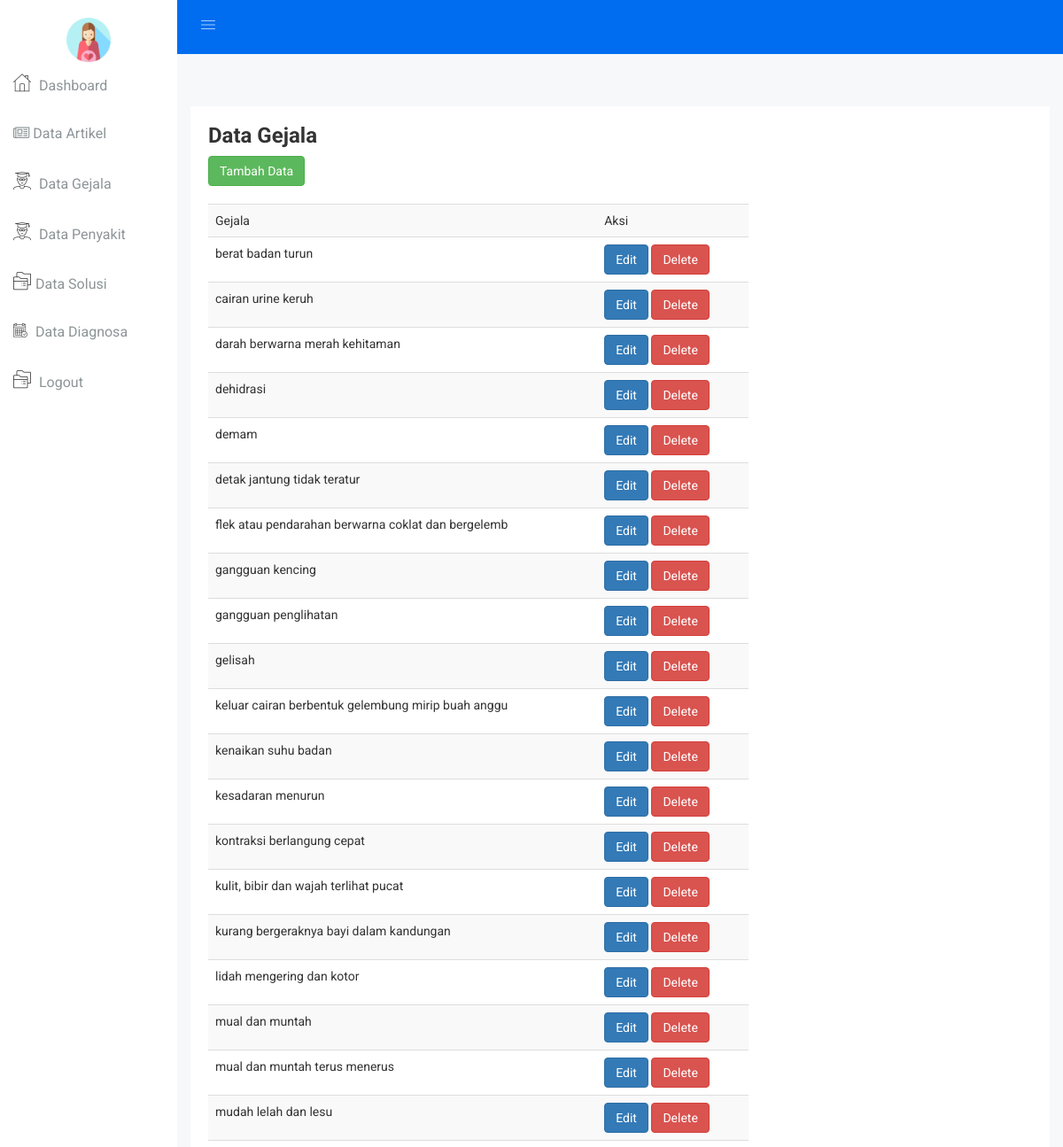
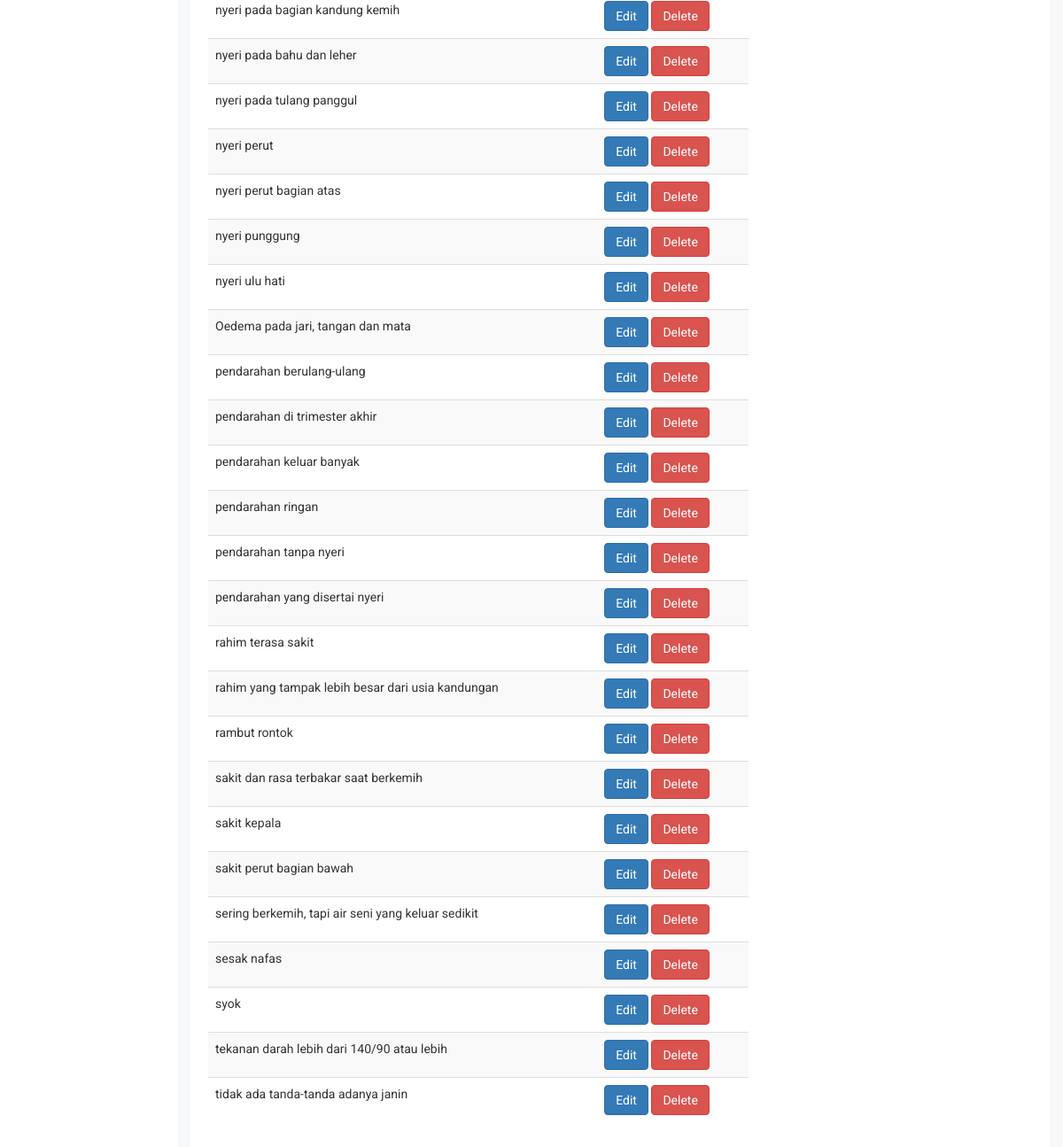
The app's page /gejala.php (signed in) with its own data (2 pictures, top to bottom).
### tables this page shows
CREATE TABLE `tb_gejala` (
  `id_gejala` int(7) NOT NULL,
  `gejala` varchar(50) NOT NULL
);

### gejala.php (the view, shortened to what this page needs)
<?php
    include 'header.php';
    $sql = "SELECT * FROM tb_gejala";
    $query = mysqli_query($con,$sql);
?>
<div class="product-sales-area mg-tb-30">
<div class="container-fluid">
    <div class="row">
        <div class="col-lg-12 col-md-12 col-sm-12 col-xs-12">
            <div class="product-sales-chart">
                <div class="portlet-title">
                    <div class="row">
                        <div class="col-lg-8 col-md-8 col-sm-8 col-xs-12">
                            <div class="caption pro-sl-hd">
                                <h3>Data Gejala</h3>
                            </div>
                            <a href="form_input_gejala.php">
                                <button class="btn btn-success">Tambah Data</button>
                            </a>
                            <br><br>
                            <table class="table table-responsive table-hover table-striped">
                                <tr>
                                    <td>Gejala</td>
                                    <td>Aksi</td>
                                </tr>
                                <?php while($data = mysqli_fetch_array($query)) : ?>
                                    <tr>
                                        <td><?= $data['gejala'] ?></td>
                                        <td>
                                            <a href="form_edit_gejala.php?id=<?= $data['id_gejala'] ?>">
                                                <button class="btn btn-primary">Edit</button>
                                            </a>
                                            <a href="delete_gejala.php?id=<?= $data['id_gejala'] ?>">
                                                <button onClick='return konfirmasi()' class="btn btn-danger">Delete</button>
                                            </a>
                                        </td>
                                    </tr>
                                <?php endwhile; ?>
                            </table>
                        </div>
                    </div>
                </div>
            </div>
        </div>
    </div>
</div>
</div>
<?php include 'footer.php'; ?>

### header.php (shortened to what this page needs)
<!doctype html>
<html class="no-js" lang="en">
<head>
    <link rel="stylesheet" href="css/bootstrap.min.css">
    <link rel="stylesheet" href="css/font-awesome.min.css">
    <link rel="stylesheet" href="css/owl.carousel.css">
    <link rel="stylesheet" href="css/owl.theme.css">
    <link rel="stylesheet" href="css/owl.transitions.css">
    <link rel="stylesheet" href="css/animate.css">
    <link rel="stylesheet" href="css/normalize.css">
    <link rel="stylesheet" href="css/meanmenu.min.css">
    <link rel="stylesheet" href="css/main.css">
    <link rel="stylesheet" href="css/educate-custon-icon.css">
    <link rel="stylesheet" href="css/morrisjs/morris.css">
    <link rel="stylesheet" href="css/scrollbar/jquery.mCustomScrollbar.min.css">
    <link rel="stylesheet" href="css/metisMenu/metisMenu.min.css">
    <link rel="stylesheet" href="css/metisMenu/metisMenu-vertical.css">
    <link rel="stylesheet" href="css/calendar/fullcalendar.min.css">
    <link rel="stylesheet" href="css/calendar/fullcalendar.print.min.css">
    <link rel="stylesheet" href="style.css">
    <link rel="stylesheet" href="css/responsive.css">
</head>
<body>
    <div class="left-sidebar-pro">
        <nav id="sidebar" class="">
            <div class="sidebar-header">
                <a href="dashboard.php"><img class="main-logo" width="50" style="padding-top:20px;" src="img/pregnant.png" alt="" /></a>
            </div>
            <div class="left-custom-menu-adp-wrap comment-scrollbar">
                <nav class="sidebar-nav left-sidebar-menu-pro">
                    <ul class="metismenu" id="menu1">
                        <li class="active">
                            <a href="dashboard.php">
                                <span class="educate-icon educate-home icon-wrap"></span>
                                Dashboard
                            </a>
                        </li>
                        <li>
                            <a href="artikel.php" aria-expanded="false"><i class="fa fa-newspaper-o"></i> Data Artikel</a>
                        </li>
                        <li>
                            <a href="gejala.php" aria-expanded="false"><span class="educate-icon educate-student icon-wrap"></span> Data Gejala</a>
                        </li>
                        <li>
                            <a href="penyakit.php" aria-expanded="false"><span class="educate-icon educate-student icon-wrap"></span> Data Penyakit</a>
                        </li>
                        <li>
                            <a href="solusi.php" aria-expanded="false"><span class="educate-icon educate-course icon-wrap"></span>Data Solusi</a>
                        </li>
                        <li>
                            <a title="Landing Page" href="diagnosa.php" aria-expanded="false"><span class="educate-icon educate-event icon-wrap sub-icon-mg" aria-hidden="true"></span> Data Diagnosa</a>
                        </li>
                        <li>
                            <a href="logout.php" aria-expanded="false"><span class="educate-icon educate-course icon-wrap"></span> <span class="mini-click-non">Logout</span></a>
                        </li>
                    </ul>
                </nav>
            </div>
        </nav>
    </div>
    <div class="all-content-wrapper">
        <div class="header-advance-area">
            <div class="header-top-area">
                <div class="container-fluid">
                    <div class="row">
                        <div class="col-lg-12 col-md-12 col-sm-12 col-xs-12">
                            <div class="header-top-wraper">
                                <div class="row">
                                    <div class="col-lg-1 col-md-0 col-sm-1 col-xs-12">
                                        <div class="menu-switcher-pro">
                                            <button type="button" id="sidebarCollapse" class="btn bar-button-pro header-drl-controller-btn btn-info navbar-btn">
													<i class="educate-icon educate-nav"></i>
												</button>
                                        </div>
                                    </div>
                                </div>
                            </div>
                        </div>
                    </div>
                </div>
            </div>
            <div class="breadcome-area">
                <div class="container-fluid">
                    <div class="row">
                        <div class="col-lg-12 col-md-12 col-sm-12 col-xs-12">
                        </div>
                    </div>
                </div>
            </div>
        </div>

### footer.php (shortened to what this page needs)
</body>
</html>

### css/main.css (style rules this page uses)
html { color: #222; font-size: 1em; line-height: 1.4; }
audio, canvas, iframe, img, svg, video { vertical-align: middle; }

### css/metisMenu/metisMenu-vertical.css (style rules this page uses)
.sidebar-nav { background: #fff; }
.sidebar-nav ul { padding: 0; margin: 0; list-style: none; background: #f5f5f5; }
.sidebar-nav .metismenu { background: #fff; display: -webkit-box; display: -ms-flexbox; display: flex; -webkit-box-orient: vertical; -webkit-box-direction: normal; -ms-flex-direction: column; flex-direction: column; }
.sidebar-nav .metismenu li + li { margin-top: 5px; }
.sidebar-nav .metismenu li:last-child { margin-bottom: 5px; }
.sidebar-nav .metismenu > li { display: -webkit-box; display: -ms-flexbox; display: flex; -webkit-box-orient: vertical; -webkit-box-direction: normal; -ms-flex-direction: column; flex-direction: column; position: relative; }
.sidebar-nav .metismenu a { position: relative; display: block; padding: 13px 15px; color: #444; outline-width: 0; transition: all .3s ease-out; font-size:16px; font-weight:400; }
.sidebar-nav .metismenu li .icon-wrap { margin-right:5px; font-size:20px; color:#303030; }
.sidebar-nav .metismenu li .sub-icon-mg { margin-right:5px; font-size:16px; }

### records on screen
tb_gejala: gejala "berat badan turun"
tb_gejala: gejala "cairan urine keruh"
tb_gejala: gejala "darah berwarna merah kehitaman"
tb_gejala: gejala "dehidrasi"
tb_gejala: gejala "demam"
tb_gejala: gejala "detak jantung tidak teratur"
tb_gejala: gejala "flek atau pendarahan berwarna coklat dan bergelemb"
tb_gejala: gejala "gangguan kencing"
tb_gejala: gejala "gangguan penglihatan"
tb_gejala: gejala "gelisah"
tb_gejala: gejala "keluar cairan berbentuk gelembung mirip buah anggu"
tb_gejala: gejala "kenaikan suhu badan"
tb_gejala: gejala "kesadaran menurun"
tb_gejala: gejala "kontraksi berlangung cepat"
tb_gejala: gejala "kulit, bibir dan wajah terlihat pucat"
tb_gejala: gejala "kurang bergeraknya bayi dalam kandungan"
tb_gejala: gejala "lidah mengering dan kotor"
tb_gejala: gejala "mual dan muntah"
tb_gejala: gejala "mual dan muntah terus menerus"
tb_gejala: gejala "mudah lelah dan lesu"
tb_gejala: gejala "nyeri pada bagian kandung kemih"
tb_gejala: gejala "nyeri pada bahu dan leher"
tb_gejala: gejala "nyeri pada tulang panggul"
tb_gejala: gejala "nyeri perut"
tb_gejala: gejala "nyeri perut bagian atas"
tb_gejala: gejala "nyeri punggung"
tb_gejala: gejala "nyeri ulu hati"
tb_gejala: gejala "Oedema pada jari, tangan dan mata"
tb_gejala: gejala "pendarahan berulang-ulang"
tb_gejala: gejala "pendarahan di trimester akhir"
tb_gejala: gejala "pendarahan keluar banyak"
tb_gejala: gejala "pendarahan ringan"
tb_gejala: gejala "pendarahan tanpa nyeri"
tb_gejala: gejala "pendarahan yang disertai nyeri"
tb_gejala: gejala "rahim terasa sakit"
tb_gejala: gejala "rahim yang tampak lebih besar dari usia kandungan"
tb_gejala: gejala "rambut rontok"
tb_gejala: gejala "sakit dan rasa terbakar saat berkemih"
tb_gejala: gejala "sakit kepala"
tb_gejala: gejala "sakit perut bagian bawah"
tb_gejala: gejala "sering berkemih, tapi air seni yang keluar sedikit"
tb_gejala: gejala "sesak nafas"
tb_gejala: gejala "syok"
tb_gejala: gejala "tekanan darah lebih dari 140/90 atau lebih"
tb_gejala: gejala "tidak ada tanda-tanda adanya janin"
